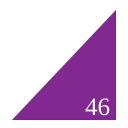
Frame 1 (no input)
Frame 60 (no input): identical to frame 1, image omitted
Frame 120 (the mouse pressed at the canvas centre since frame 60): identical to frame 1, image omitted

The p5.js sketch that drew this single still picture (run headless with seeded random() and noise() and a simulated clock; from frame 60 on, the mouse is pressed at the canvas centre):

// p5.js sketch
// ── sketch.js
function setup() {
  createCanvas(128,128);
}

function draw() {
  background(255);
  strokeWeight(0.1);
  fill(129, 41, 144);
  triangle(12,120,116,120,116,10);
  fill(255);
  textSize(25);
  textFont("serif");
  text("46", 85, 115);
}
